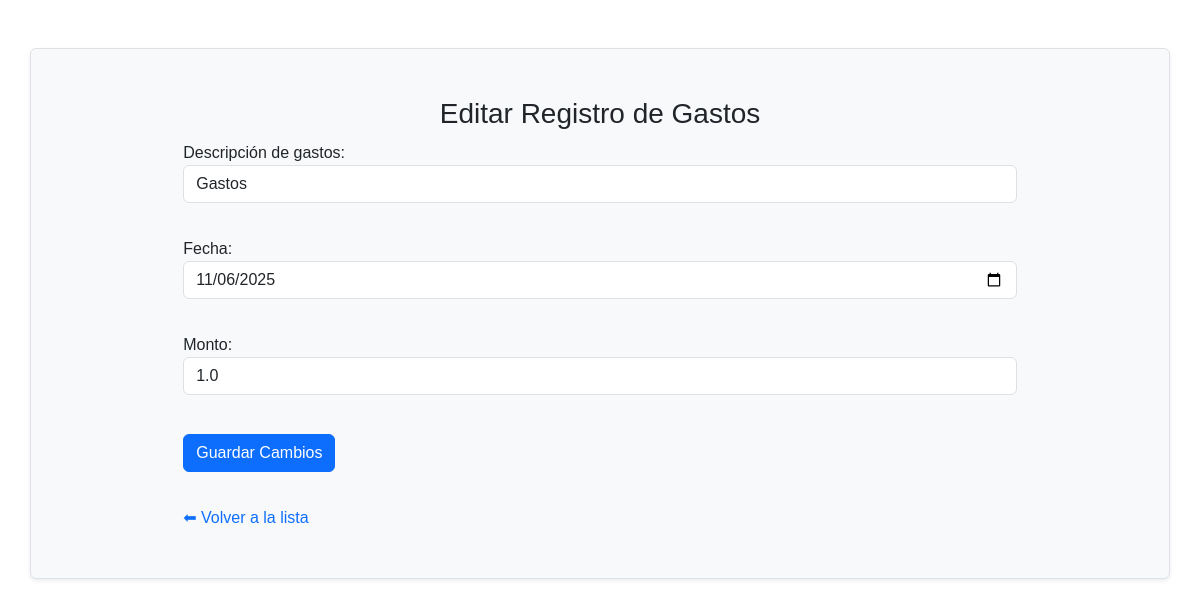
Screenshot of /teditargastos/348 (signed in) with the database file from the repository.
### tables this page shows
CREATE TABLE "gastos" (
	"cod_gas"	INTEGER,
	"des_gas"	TEXT,
	"fec_gas"	TEXT,
	"cod_cat"	INTEGER,
	"monto"	REAL,
	"cond_gas"	INTEGER,
	PRIMARY KEY("cod_gas" AUTOINCREMENT)
);

### flask_app.py (the view, shortened to what this page needs)
@app.route("/teditargastos/<int:id>", methods=["GET", "POST"])
def teditargastos(id):
    if 'usuario' not in session:
        return redirect(url_for('login'))
    conn = sqlite3.connect("data1.db")
    c = conn.cursor()
    c.execute("SELECT * FROM gastos WHERE cod_gas = ?", (id,))
    registro = c.fetchone()
    conn.close()
    return render_template("teditargastos.html", registros=registro)

### templates/teditargastos.html (shortened to what this page needs)
<!DOCTYPE html>
<html>
<head>
    <link href="https://cdn.jsdelivr.net/npm/bootstrap@5.3.7/dist/css/bootstrap.min.css" rel="stylesheet">
    <link rel="stylesheet" href="../static/style.css">
</head>
<body>
    <div class="container border mt-5 shadow-sm bg-light p-5 rounded">
        <form method="POST" class="formulario">
            <h3 class="text-center">Editar Registro de Gastos</h3>
            <label for="des">Descripción de gastos:</label>
            <input type="text" name="des" required value="{{registros[1]}}" class="form-control"><br>
            <label for="fec">Fecha:</label>
            <input type="date" id="fec" name="fec" value="{{registros[2]}}" class="form-control"><br>
            <label for="mon">Monto:</label>
            <input type="number" name="mon" value="{{registros[4]}}" class="form-control"><br>
            <button type="submit" class="btn btn-primary">Guardar Cambios</button><br><br>
            <a href="/tregistrosgastos">⬅ Volver a la lista</a>
        </form>
    </div>
</body>
</html>

### templates/teditargastos.html (style rules this page uses)
body { font-family: Arial, sans-serif; }
form { width: 300px; }
label { display: block; margin-top: 10px; }
input, select { width: 100%; padding: 5px; }
button { margin-top: 15px; padding: 8px 15px; }
a { display: inline-block; margin-top: 10px; text-decoration: none; }
.formulario { width: 80%; margin: 0 auto; }

### rows the page displays
gastos: des "Gastos", fec "11/06/2025", mon "1.0"
